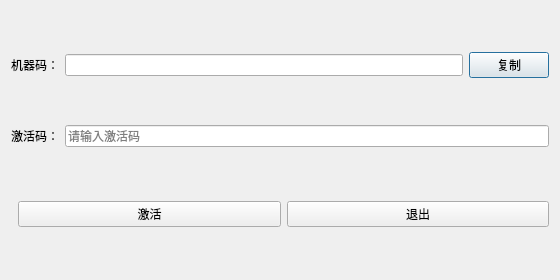
<?xml version="1.0" encoding="UTF-8"?>
<ui version="4.0">
 <class>DlgLicenseClass</class>
 <widget class="QDialog" name="DlgLicenseClass">
  <property name="geometry">
   <rect>
    <x>0</x>
    <y>0</y>
    <width>560</width>
    <height>280</height>
   </rect>
  </property>
  <property name="windowTitle">
   <string>授权激活</string>
  </property>
  <layout class="QVBoxLayout" name="verticalLayout">
   <item>
    <layout class="QHBoxLayout" name="horizontalLayoutMachineCode">
     <item>
      <widget class="QLabel" name="label_machineCodeTitle">
       <property name="text">
        <string>机器码：</string>
       </property>
      </widget>
     </item>
     <item>
      <widget class="QLineEdit" name="lineEdit_machineCode">
       <property name="readOnly">
        <bool>true</bool>
       </property>
      </widget>
     </item>
     <item>
      <widget class="QPushButton" name="btn_copyMachineCode">
       <property name="text">
        <string>复制</string>
       </property>
      </widget>
     </item>
    </layout>
   </item>
   <item>
    <layout class="QHBoxLayout" name="horizontalLayoutActivationCode">
     <item>
      <widget class="QLabel" name="label_activationCodeTitle">
       <property name="text">
        <string>激活码：</string>
       </property>
      </widget>
     </item>
     <item>
      <widget class="QLineEdit" name="lineEdit_activationCode">
       <property name="placeholderText">
        <string>请输入激活码</string>
       </property>
      </widget>
     </item>
    </layout>
   </item>
   <item>
    <spacer name="verticalSpacer">
     <property name="orientation">
      <enum>Qt::Vertical</enum>
     </property>
    </spacer>
   </item>
   <item>
    <layout class="QHBoxLayout" name="horizontalLayoutButtons">
     <item>
      <spacer name="horizontalSpacer">
       <property name="orientation">
        <enum>Qt::Horizontal</enum>
       </property>
      </spacer>
     </item>
     <item>
      <widget class="QPushButton" name="btn_activate">
       <property name="text">
        <string>激活</string>
       </property>
      </widget>
     </item>
     <item>
      <widget class="QPushButton" name="btn_exit">
       <property name="text">
        <string>退出</string>
       </property>
      </widget>
     </item>
    </layout>
   </item>
  </layout>
 </widget>
 <layoutdefault spacing="6" margin="11"/>
 <resources/>
 <connections/>
</ui>
